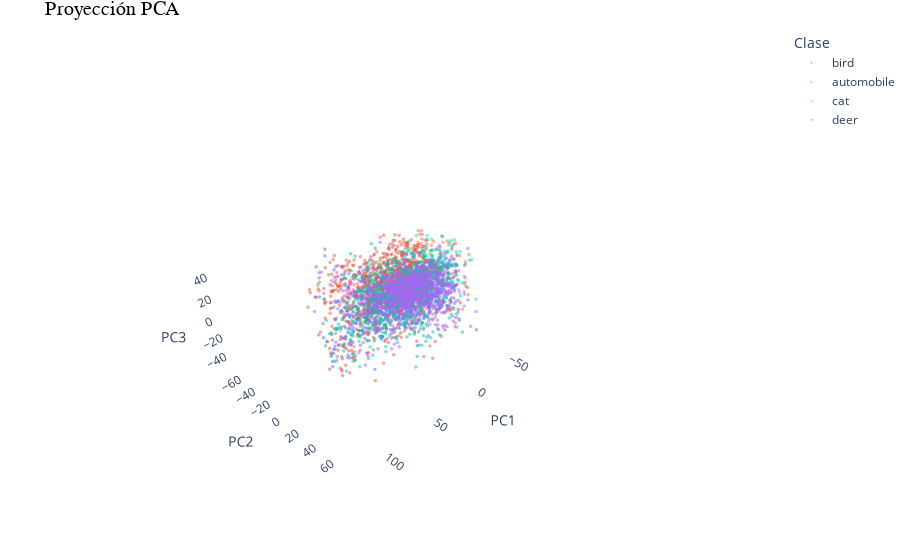

Notebook source saved alongside this figure:
### Code cell
fig = go.Figure()

for i, clase in enumerate(clases):
    mask = df_pca_3['Clase'] == clase
    fig.add_trace(go.Scatter3d(
        x=df_pca_3.loc[mask, 'x_1'],
        y=df_pca_3.loc[mask, 'x_2'],
        z=df_pca_3.loc[mask, 'x_3'],
        mode='markers',
        marker=dict(size=1.2, opacity=0.5),
        name=clase
    ))

fig.update_layout(
    title='Proyección PCA',
    scene=dict(
        xaxis_title='PC1',
        yaxis_title='PC2',
        zaxis_title='PC3',
        xaxis=dict(backgroundcolor='rgba(22,22,22,0)'),
        yaxis=dict(backgroundcolor='rgba(0,0,0,0)'),
        zaxis=dict(backgroundcolor='rgba(0,0,0,0)')
    ),
    legend_title='Clase',
    margin=dict(l=0, r=0, b=0, t=30)
)

fig.update_layout(scene_camera=dict(eye=dict(x=2, y=2, z=2)))
fig.update_layout(title_font=dict(size=20, color='black', family='Arial'))

# save as html
fig.write_html(resultados_path / 'PCA_3D.html', include_plotlyjs='cdn')

fig.show()

### Figure 1 — Plotly figure (JSON) as saved in the notebook; plotly's stock layout.template omitted (floating-point values rounded to 4 significant figures; data arrays with more than 128 entries replaced by an {"elided": "..."} marker saying what was removed)
{"data": [{"marker": {"opacity": 0.5, "size": 1.2}, "mode": "markers", "name": "bird", "type": "scatter3d", "x": {"elided": "1032 float values"}, "y": {"elided": "1032 float values"}, "z": {"elided": "1032 float values"}}, {"marker": {"opacity": 0.5, "size": 1.2}, "mode": "markers", "name": "automobile", "type": "scatter3d", "x": {"elided": "974 float values"}, "y": {"elided": "974 float values"}, "z": {"elided": "974 float values"}}, {"marker": {"opacity": 0.5, "size": 1.2}, "mode": "markers", "name": "cat", "type": "scatter3d", "x": {"elided": "1016 float values"}, "y": {"elided": "1016 float values"}, "z": {"elided": "1016 float values"}}, {"marker": {"opacity": 0.5, "size": 1.2}, "mode": "markers", "name": "deer", "type": "scatter3d", "x": {"elided": "999 float values"}, "y": {"elided": "999 float values"}, "z": {"elided": "999 float values"}}], "layout": {"legend": {"title": {"text": "Clase"}}, "margin": {"b": 0, "l": 0, "r": 0, "t": 30}, "scene": {"camera": {"eye": {"x": 2, "y": 2, "z": 2}}, "xaxis": {"backgroundcolor": "rgba(22,22,22,0)", "title": {"text": "PC1"}}, "yaxis": {"backgroundcolor": "rgba(0,0,0,0)", "title": {"text": "PC2"}}, "zaxis": {"backgroundcolor": "rgba(0,0,0,0)", "title": {"text": "PC3"}}}, "title": {"font": {"color": "black", "family": "Arial", "size": 20}, "text": "Proyección PCA"}}}
